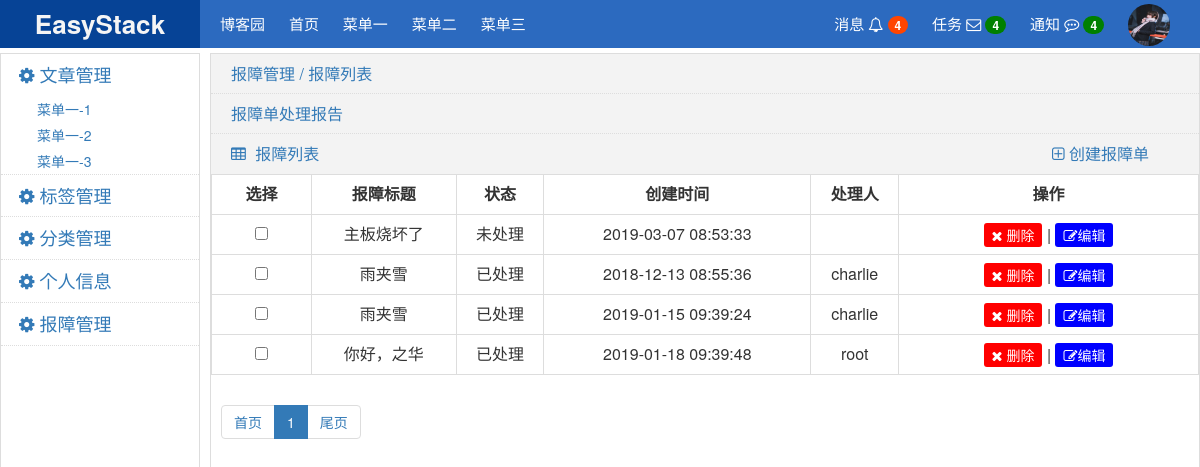
Screenshot of /backend/trouble-list.html (signed in) with the database file from the repository.
### repository/models.py (models this page shows, shortened)
class Trouble(models.Model):
    title = models.CharField(max_length=32)
    detail = models.TextField()
    user = models.ForeignKey('UserInfo',on_delete=models.CASCADE,related_name='u')
    ctime = models.DateTimeField()
    status_choices = (
        (1,'未处理'),
        (2,'处理中'),
        (3,'已处理'),
    )
    status = models.IntegerField(choices=status_choices,default=1)
    processer = models.ForeignKey('UserInfo',on_delete=models.CASCADE,related_name='p',null=True,blank=True)
    solution = models.TextField(null=True)
    ptime = models.DateTimeField(null=True)
    evaluate_choices = (
        (1, '不满意'),
        (2, '一般'),
        (3, '满意'),
    )
    evaluate = models.IntegerField(choices=evaluate_choices, default=2,null=True)
    class Meta:
        verbose_name_plural = '报障单'

class UserInfo(models.Model):
    username = models.CharField(max_length=32,verbose_name='用户名')
    pwd = models.CharField(max_length=32,verbose_name='密码')
    email = models.EmailField(max_length=32)
    fans = models.ManyToManyField('UserInfo',related_name='star', verbose_name='粉丝')
    class Meta:
        verbose_name_plural = '用户信息'

### backend/views/trouble.py (the view)
def trouble_list(request,**kwargs):
    current_user = request.session.get('username')
    base_url = reverse('trouble', kwargs=kwargs)
    data_count = Trouble.objects.filter(user__username=current_user).count()
    trouble_list = Trouble.objects.filter(user__username=current_user).order_by('status').only('id','title','status','ctime','processer')
    page_obj = Pagination(data_count, request.GET.get('p'))
    data = trouble_list[page_obj.start():page_obj.end()]
    page_str = page_obj.page_str(base_url)
    return render(
        request,
        'backend_trouble_list.html',
        {
            'title': '后台管理',
            'data': data,
            'page_str':page_str,
        }
    )

### utils/pager.py (called while the page is built, shortened)
    def start(self):
        return (self.current_page-1)*self.per_page_item_num

    def end(self):
        return self.current_page*self.per_page_item_num

    @property
    def num_pages(self):
        a,b = divmod(self.total_count,self.per_page_item_num)
        if b == 0:
            return a
        return a+1

    def page_num_range(self):
        if self.num_pages < self.max_page_num:
            return range(1,self.num_pages+1)

### templates/backend_trouble_list.html (shortened to what this page needs)
{% extends 'backend_layout.html' %}
{% block contents %}
    <div class="content-title" style="border-bottom: 1px dotted #DDDDDD;">
        报障管理 / 报障列表
    </div>
    <div class="content-title" style="border-bottom: 1px dotted #DDDDDD;">
        <a href="/backend/trouble-report.html">报障单处理报告</a>
    </div>
    <div class="type-title">
        <i class="fa fa-table" aria-hidden="true"></i>
        <span style="margin-left: 5px;">报障列表</span>
        <div style="float: right;margin-right: 50px;">
            <i class="fa fa-plus-square-o" aria-hidden="true"></i>
            <a href="/backend/trouble-create.html">创建报障单</a>
        </div>
    </div>
    <div class="type-table">
        <table border="1">
            <thead>
                <tr>
                    <th style="text-align: center;width: 100px;">选择</th>
                    <th style="text-align: center;">报障标题</th>
                    <th style="text-align: center;">状态</th>
                    <th style="text-align: center;">创建时间</th>
                    <th style="text-align: center;">处理人</th>
                    <th style="text-align: center;width: 300px;">操作</th>
                </tr>
            </thead>
            <tbody>
                {% for item in data %}
                    <tr>
                        <td><input type="checkbox"/></td>
                        <td>{{ item.title }}</td>
                        <td>{{ item.get_status_display }}</td>
                        <td>{{ item.ctime|date:"Y-m-d H:i:s" }}</td>
                        <td>{{ item.processer.username }}</td>
                        <td>
                            <a class="delete"><i class="fa fa-times" aria-hidden="true"></i> 删除</a>
                            |
                            <a href="/backend/trouble-edit-{{ item.id }}.html" class="edit"><i class="fa fa-pencil-square-o" aria-hidden="true"></i>编辑</a>
                        </td>
                    </tr>
                {% endfor %}
            </tbody>
        </table>
    </div>
    <div class="page-area">
        <ul class="pagination">
            {{ page_str|safe }}
        </ul>
    </div>
{% endblock %}

### static/css/backend.css (style rules this page uses)
body { margin: 0; }
.contents .content-title { height: 40px; background-color: #f3f3f3; font-size: 16px; line-height: 40px; padding-left: 20px; color: #337ab7; }
.pg-body .contents .type-title { height: 40px; background-color: #f3f3f3; font-size: 16px; line-height: 40px; padding-left: 20px; color: #337ab7; }
.pg-body .contents .type-table table { text-align: center; width: 100%; font-size: 16px; border: 1px solid #DDDDDD; }
.contents .type-table table th,.contents .type-table table td { height: 40px; }
.contents .type-table table a.edit { color: white; font-size: 14px; background-color: blue; display: inline-block; padding: 2px 8px; border-radius: 3px; }
.contents .type-table table a.delete { color: white; font-size: 14px; background-color: red; display: inline-block; padding: 2px 8px; border-radius: 3px; }

### templates/backend_trouble_list.html (style rules this page uses)
.page-area { overflow: hidden; clear: both; margin: 10px 0 10px 10px; }

### rows the page displays
Trouble: title "主板烧坏了", status "未处理", ctime "2019-03-07 08:53:33"
Trouble: title "雨夹雪", status "已处理", ctime "2018-12-13 08:55:36", processer.username "charlie"
Trouble: title "雨夹雪", status "已处理", ctime "2019-01-15 09:39:24", processer.username "charlie"
Trouble: title "你好，之华", status "已处理", ctime "2019-01-18 09:39:48", processer.username "root"

### other values shown
{{ page_str|safe }} "首页 1 尾页"
